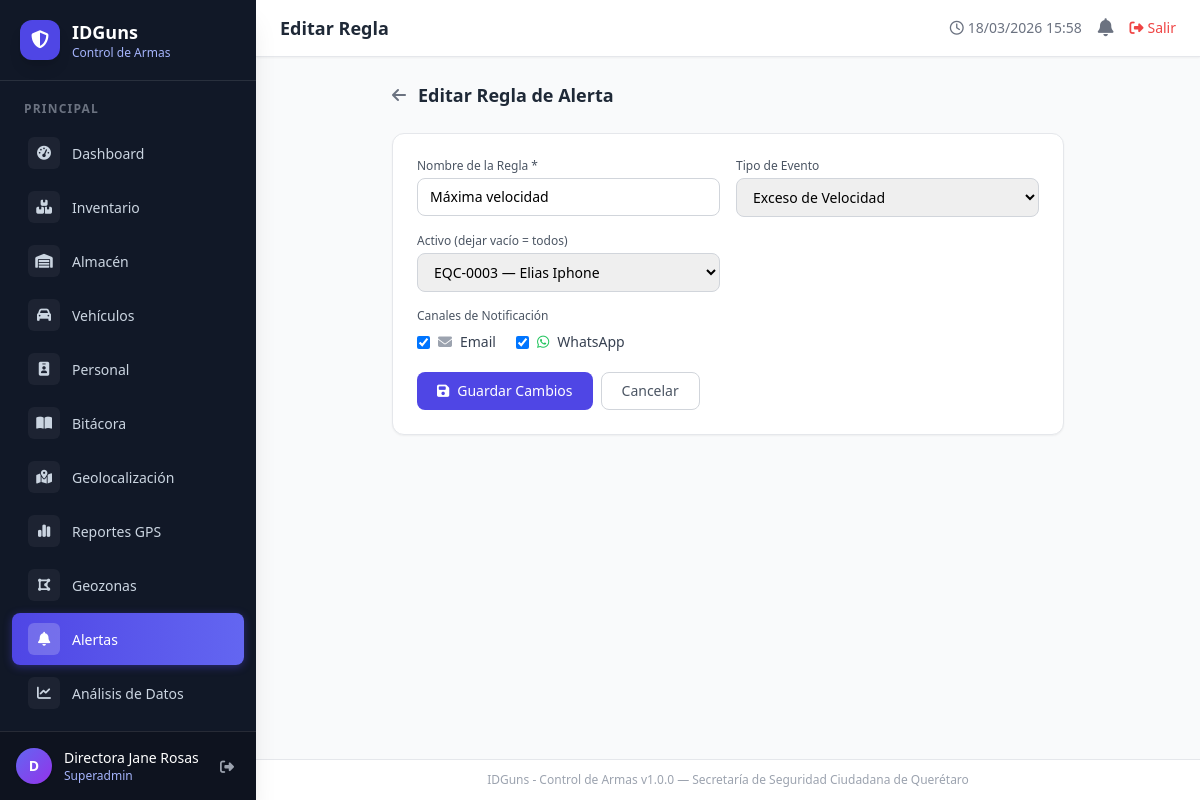
Screenshot of /alertas/editar/3 (signed in) with the database file from the repository.
### tables this page shows
CREATE TABLE `alertas_reglas` (
  `id` int(10) UNSIGNED NOT NULL,
  `nombre` varchar(150) NOT NULL COMMENT 'Nombre descriptivo de la regla',
  `tipo` varchar(60) NOT NULL DEFAULT 'geofenceExit' COMMENT 'Tipo Traccar: geofenceExit, geofenceEnter, speeding, deviceOffline, etc.',
  `activo_id` int(10) UNSIGNED DEFAULT NULL COMMENT 'Activo al que aplica (NULL = todos)',
  `geozona_id` int(10) UNSIGNED DEFAULT NULL COMMENT 'Geozona asociada (para reglas de perímetro)',
  `notificar_email` tinyint(1) NOT NULL DEFAULT '1',
  `notificar_whatsapp` tinyint(1) NOT NULL DEFAULT '0',
  `activo` tinyint(1) NOT NULL DEFAULT '1',
  `created_at` datetime NOT NULL DEFAULT CURRENT_TIMESTAMP
);

CREATE TABLE `activos` (
  `id` int(10) UNSIGNED NOT NULL,
  `codigo` varchar(30) NOT NULL,
  `nombre` varchar(150) NOT NULL,
  `categoria` varchar(80) NOT NULL DEFAULT 'otro',
  `marca` varchar(80) DEFAULT NULL,
  `modelo` varchar(80) DEFAULT NULL,
  `serie` varchar(80) DEFAULT NULL,
  `color` varchar(40) DEFAULT NULL,
  `estado` enum('activo','baja','mantenimiento') NOT NULL DEFAULT 'activo',
  `responsable_id` int(10) UNSIGNED DEFAULT NULL,
  `personal_id` int(10) UNSIGNED DEFAULT NULL COMMENT 'Responsable del activo (tabla personal)',
  `ubicacion` varchar(150) DEFAULT NULL,
  `descripcion` text,
  `fecha_adquisicion` date DEFAULT NULL,
  `valor` decimal(12,2) DEFAULT NULL,
  `imagen` varchar(255) DEFAULT NULL,
  `created_at` datetime NOT NULL DEFAULT CURRENT_TIMESTAMP
);

### app/controllers/BaseController.php (called while the page is built, shortened)
<?php
class BaseController
{
    protected function render(string $view, array $data = [], string $layout = 'main'): void
    {
        extract($data);
        $viewFile = ROOT_PATH . '/app/views/' . $view . '.php';
        require $viewFile;
    }
}

### app/controllers/AlertasController.php (called while the page is built, shortened)
<?php
class AlertasController extends BaseController
{
    public function edit(): void
    {
        $id = (int) ($_GET['id'] ?? 0);
        $regla    = null;
        $assets   = [];
        $geozonas = [];
        try {
            $db       = Database::getInstance();
            $stmt     = $db->prepare("SELECT * FROM alertas_reglas WHERE id = :id");
            $stmt->execute([':id' => $id]);
            $regla    = $stmt->fetch();
            $assets   = $db->query("SELECT id, codigo, nombre FROM activos WHERE estado = 'activo' ORDER BY nombre ASC")->fetchAll();
            $geozonas = $db->query("SELECT id, nombre FROM geozonas WHERE activo = 1 ORDER BY nombre ASC")->fetchAll();
        } catch (\Throwable $e) {
        }
        $this->render('alertas/edit', [
            'title'    => 'Editar Regla',
            'flash'    => $this->getFlash(),
            'regla'    => $regla,
            'assets'   => $assets,
            'geozonas' => $geozonas,
            'csrf'     => $this->csrfToken(),
        ]);
    }
}

### index.php (called while the page is built, shortened)
<?php
require_once __DIR__ . '/app/controllers/BaseController.php';
$requestUri = parse_url($_SERVER['REQUEST_URI'] ?? '/', PHP_URL_PATH);
$uri        = $requestUri;
$uri = trim($uri ?: '/', '/');
$dynamicRoutes = [
    'inventario/editar'        => ['InventoryController', 'edit'],
    'inventario/eliminar'      => ['InventoryController', 'delete'],
    'almacen/editar'           => ['WarehouseController', 'edit'],
    'almacen/eliminar'         => ['WarehouseController', 'delete'],
    'vehiculos/editar'         => ['VehicleController',   'edit'],
    'vehiculos/eliminar'       => ['VehicleController',   'delete'],
    'admin/editar-usuario'     => ['AdminController',     'editUser'],
    'admin/eliminar-usuario'   => ['AdminController',     'deleteUser'],
    'configuracion/iot/eliminar'      => ['ConfigController',  'deleteIot'],
    'configuracion/catalogo/eliminar' => ['ConfigController',  'deleteCatalog'],
    'personal/editar'          => ['PersonalController',  'edit'],
    'personal/eliminar'        => ['PersonalController',  'delete'],
    'geozonas/eliminar'        => ['GeozonaController',   'delete'],
    'alertas/eliminar'         => ['AlertasController',   'delete'],
    'alertas/toggle'           => ['AlertasController',   'toggle'],
    'alertas/editar'           => ['AlertasController',   'edit'],
];
$controller = null;
$action     = null;
if (isset($routes[$uri])) {
    [$controller, $action] = $routes[$uri];
} else {
    $segments = explode('/', $uri);
    if (count($segments) >= 2) {
        $id      = array_pop($segments);
        $base    = implode('/', $segments);
        if (isset($dynamicRoutes[$base]) && ctype_digit((string)$id)) {
            [$controller, $action] = $dynamicRoutes[$base];
        }
    }
}
$obj = new $controller();
$obj->$action();

### app/views/alertas/edit.php (the view, shortened to what this page needs)
<div class="max-w-2xl mx-auto">
    <div class="flex items-center gap-3 mb-6">
        <a href="<?= BASE_URL ?>/alertas" class="text-gray-500 hover:text-gray-700"><i class="fa-solid fa-arrow-left"></i></a>
        <h2 class="text-lg font-semibold text-gray-800">Editar Regla de Alerta</h2>
    </div>
    <div class="bg-white rounded-xl shadow-sm border border-gray-200 p-6">
        <form method="POST" action="<?= BASE_URL ?>/alertas/actualizar">
            <div class="grid grid-cols-1 md:grid-cols-2 gap-4">
                <div>
                    <label class="block text-xs font-medium text-gray-600 mb-1">Nombre de la Regla *</label>
                    <input type="text" name="nombre" required
                           value="<?= htmlspecialchars($regla['nombre'], ENT_QUOTES, 'UTF-8') ?>"
                           class="w-full border border-gray-300 rounded-lg px-3 py-2 text-sm focus:ring-indigo-500 focus:border-indigo-500">
                </div>
                <div>
                    <label class="block text-xs font-medium text-gray-600 mb-1">Tipo de Evento</label>
                    <select name="tipo" id="alerta-tipo-edit" onchange="toggleGeozonaFieldEdit()"
                            class="w-full border border-gray-300 rounded-lg px-3 py-2 text-sm focus:ring-indigo-500 focus:border-indigo-500">
                        <?php
                        $tipos = [
                            'geofenceExit'  => 'Salida de Geozona',
                            'geofenceEnter' => 'Entrada a Geozona',
                            'speeding'      => 'Exceso de Velocidad',
                            'deviceOffline' => 'Dispositivo sin señal',
                            'deviceOnline'  => 'Dispositivo en línea',
                            'ignitionOn'    => 'Encendido de Motor',
                            'ignitionOff'   => 'Apagado de Motor',
                            'alarm'         => 'Alarma',
                            'custom'        => 'Personalizado',
                        ];
                        foreach ($tipos as $val => $label):
                        ?>
                        <option value="<?= $val ?>" <?= ($regla['tipo'] === $val) ? 'selected' : '' ?>>
                            <?= htmlspecialchars($label, ENT_QUOTES, 'UTF-8') ?>
                        </option>
                        <?php endforeach; ?>
                    </select>
                </div>
                <div>
                    <label class="block text-xs font-medium text-gray-600 mb-1">Activo (dejar vacío = todos)</label>
                    <select name="activo_id"
                            class="w-full border border-gray-300 rounded-lg px-3 py-2 text-sm focus:ring-indigo-500 focus:border-indigo-500">
                        <?php foreach ($assets as $a): ?>
                        <option value="<?= $a['id'] ?>" <?= ((int)$regla['activo_id'] === (int)$a['id']) ? 'selected' : '' ?>>
                            <?= htmlspecialchars($a['codigo'] . ' — ' . $a['nombre'], ENT_QUOTES, 'UTF-8') ?>
                        </option>
                        <?php endforeach; ?>
                    </select>
                </div>
                <div class="md:col-span-2">
                    <label class="block text-xs font-medium text-gray-600 mb-2">Canales de Notificación</label>
                    <div class="flex gap-5">
                        <label class="flex items-center gap-2 text-sm text-gray-700 cursor-pointer">
                            <input type="checkbox" name="notificar_email" value="1"
                                   <?= $regla['notificar_email'] ? 'checked' : '' ?>
                                   class="rounded text-indigo-600 focus:ring-indigo-500">
                            <i class="fa-solid fa-envelope text-gray-400"></i> Email
                        </label>
                        <label class="flex items-center gap-2 text-sm text-gray-700 cursor-pointer">
                            <input type="checkbox" name="notificar_whatsapp" value="1"
                                   <?= $regla['notificar_whatsapp'] ? 'checked' : '' ?>
                                   class="rounded text-green-600 focus:ring-green-500">
                            <i class="fa-brands fa-whatsapp text-green-500"></i> WhatsApp
                        </label>
                    </div>
                </div>
            </div>
            <div class="flex gap-2 mt-5">
                <button type="submit"
                        class="px-5 py-2 bg-indigo-600 text-white rounded-lg text-sm font-medium hover:bg-indigo-700 transition-colors">
                    <i class="fa-solid fa-floppy-disk mr-2"></i>Guardar Cambios
                </button>
                <a href="<?= BASE_URL ?>/alertas"
                   class="px-5 py-2 border border-gray-300 rounded-lg text-sm text-gray-600 hover:bg-gray-50 transition-colors">Cancelar</a>
            </div>
        </form>
    </div>
</div>

### rows the page displays
alertas_reglas: nombre "Máxima velocidad", tipo "Exceso de Velocidad", activo_id "EQC-0003 — Elias Iphone", notificar_email "☑", notificar_whatsapp "☑"

### other values shown
$label "Dashboard Inventario Almacén Vehículos Personal Bitácora Geolocalización Reportes GPS Geozonas Alertas Análisis de Datos"
substr($_SESSION['user_name'] ?? 'U', 0, 1) "D"
$_SESSION['user_name'] "Directora Jane Rosas"
$_SESSION['user_role'] "Superadmin"
$title "Editar Regla"
APP_NAME "IDGuns - Control de Armas"
APP_VERSION "1.0.0"
